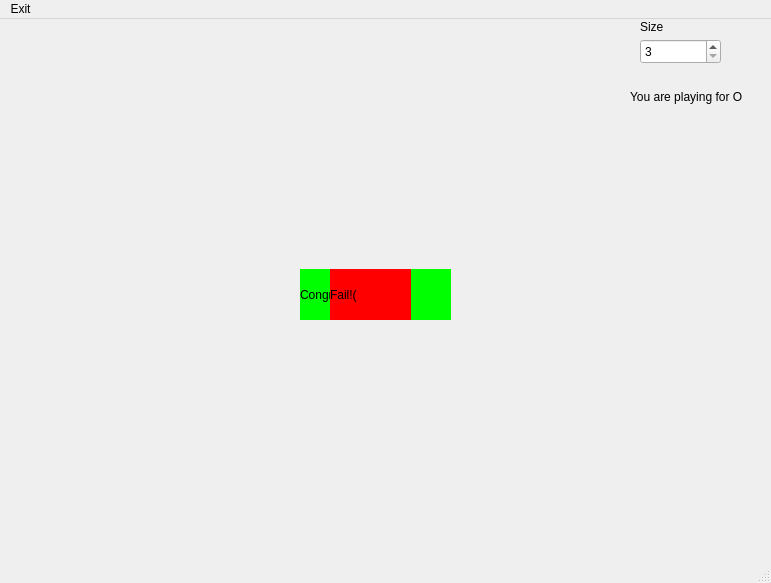
<?xml version="1.0" encoding="UTF-8"?>
<ui version="4.0">
 <class>MainWindow</class>
 <widget class="QMainWindow" name="MainWindow">
  <property name="geometry">
   <rect>
    <x>0</x>
    <y>0</y>
    <width>771</width>
    <height>583</height>
   </rect>
  </property>
  <property name="windowTitle">
   <string>MainWindow</string>
  </property>
  <widget class="QWidget" name="centralwidget">
   <widget class="QSpinBox" name="spinBox">
    <property name="geometry">
     <rect>
      <x>640</x>
      <y>20</y>
      <width>81</width>
      <height>25</height>
     </rect>
    </property>
    <property name="minimum">
     <number>3</number>
    </property>
    <property name="maximum">
     <number>20</number>
    </property>
   </widget>
   <widget class="QLabel" name="label">
    <property name="geometry">
     <rect>
      <x>640</x>
      <y>0</y>
      <width>81</width>
      <height>16</height>
     </rect>
    </property>
    <property name="text">
     <string>Size</string>
    </property>
   </widget>
   <widget class="QLabel" name="label_2">
    <property name="geometry">
     <rect>
      <x>630</x>
      <y>70</y>
      <width>121</width>
      <height>16</height>
     </rect>
    </property>
    <property name="text">
     <string>You are playing for O</string>
    </property>
   </widget>
   <widget class="QLabel" name="win">
    <property name="geometry">
     <rect>
      <x>300</x>
      <y>250</y>
      <width>151</width>
      <height>51</height>
     </rect>
    </property>
    <property name="styleSheet">
     <string notr="true">background-color: rgb(0, 255, 0);
color: rgb(0, 0, 0);
font: 26pt &quot;Segoe UI&quot;;</string>
    </property>
    <property name="text">
     <string>Congrats!</string>
    </property>
   </widget>
   <widget class="QLabel" name="lose">
    <property name="geometry">
     <rect>
      <x>330</x>
      <y>250</y>
      <width>81</width>
      <height>51</height>
     </rect>
    </property>
    <property name="styleSheet">
     <string notr="true">background-color: rgb(255, 0, 0);
color: rgb(0, 0, 0);
font: 26pt &quot;Segoe UI&quot;;</string>
    </property>
    <property name="text">
     <string>Fail!(</string>
    </property>
   </widget>
  </widget>
  <widget class="QMenuBar" name="menubar">
   <property name="geometry">
    <rect>
     <x>0</x>
     <y>0</y>
     <width>771</width>
     <height>21</height>
    </rect>
   </property>
   <widget class="QMenu" name="menuExit">
    <property name="title">
     <string>Exit</string>
    </property>
   </widget>
   <addaction name="menuExit"/>
  </widget>
  <widget class="QStatusBar" name="statusbar"/>
 </widget>
 <resources/>
 <connections/>
</ui>
